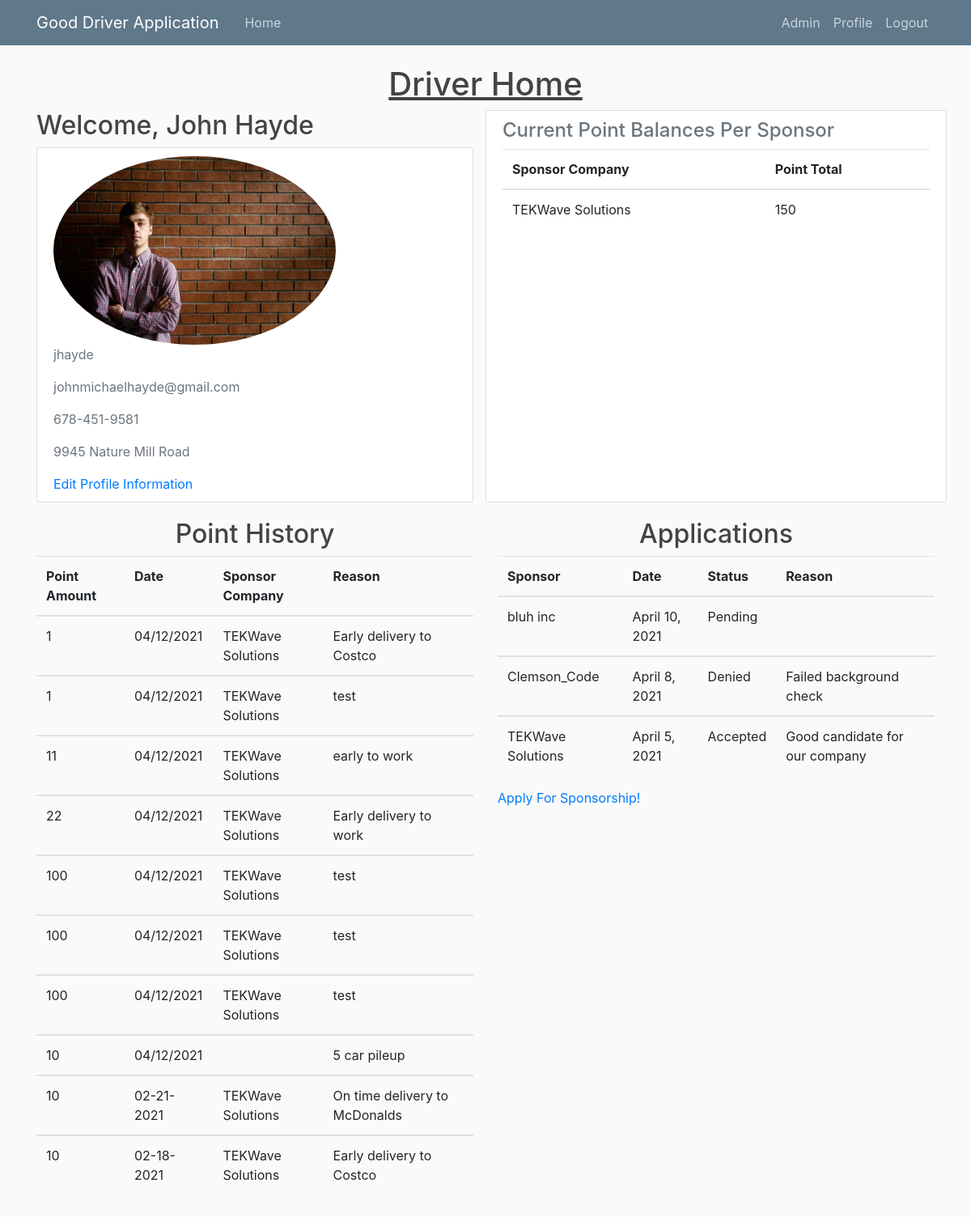
The app's page /driver_home/ (signed in), older data.
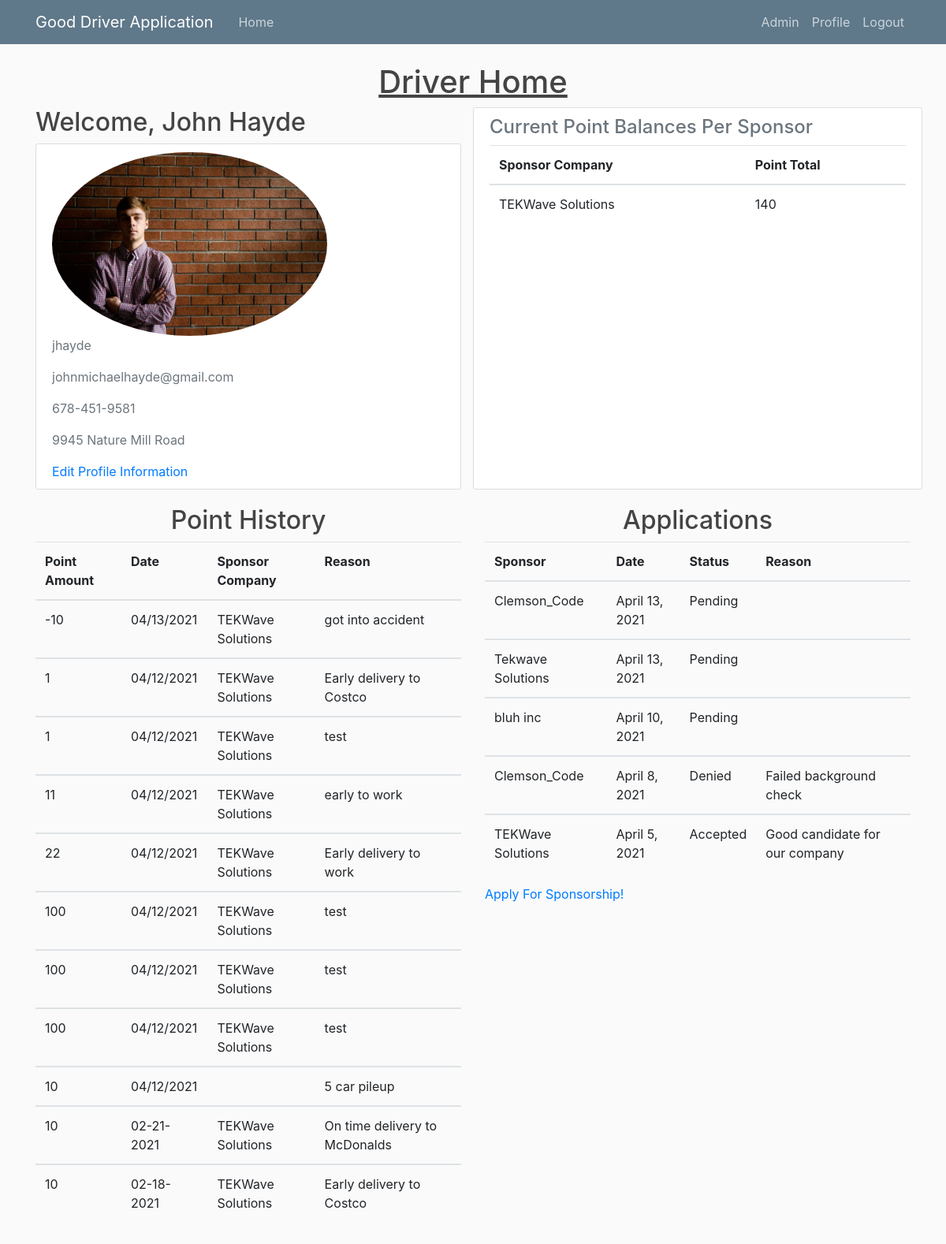
The same page, newer data.
### users/models.py (models this page shows)
class Driver(models.Model):
	username = models.CharField(max_length=30)
	password = models.CharField(max_length=30)
	first_name = models.CharField(max_length=20)
	last_name = models.CharField(max_length=30)
	phone_num = models.CharField(max_length=15)
	email = models.CharField(max_length=30)
	address = models.CharField(max_length=50)
	points = models.IntegerField(default=0)
	point_change_temp = models.IntegerField(default=0)
	sponsor = models.CharField(max_length=50, default = "")
	profile_photo = ResizedImageField(quality=50, default='default.jpg', upload_to='profile_photos')

class Sponsorship(models.Model):
	sponsor_company = models.CharField(max_length=30, default = "")
	driver = models.CharField(max_length=30)
	driver_points = models.IntegerField(default=0)
	price_scalar = models.FloatField(default=1)

class PointHist(models.Model):
	username = models.CharField(max_length=30)
	sponsor_username = models.CharField(max_length=30)
	sponsor_company = models.CharField(max_length=30, default="")
	date = models.CharField(max_length=30)
	points = models.IntegerField(default=0)
	reason = models.CharField(max_length=300)

class Application(models.Model):
	driver = models.CharField(max_length=30)
	sponsor_company = models.CharField(max_length=30, default="")
	date = models.DateField(auto_now_add=True)
	status = models.CharField(max_length=10)
	reason = models.CharField(max_length=300, default="")

### portal/views.py (the view)
# urls.py: path('driver_home/', views.driver_home, name='driver-home'),
def driver_home(request):
	user = request.user
	driver = driverGet(user)
	try:
		point_hist = PointHist.objects.filter(username=user.username)
	except PointHist.DoesNotExist:
		point_hist = None
	try:
		applications = Application.objects.filter(driver=user.username)
	except Application.DoesNotExist:
		applications = None
	try:
		sponsor_list = Sponsorship.objects.filter(driver=user.username)
	except Sponsorship.DoesNotExist:
		sponsor_list = None
	data = {
	'points' : driver.points,
	'point_hist' : point_hist,
	'first_name' : driver.first_name,
	'last_name' : driver.last_name,
	'phone_num' : driver.phone_num,
	'address' : driver.address,
	'profile_photo' : driver.profile_photo.url,
	'applications' : applications,
	'sponsor' : driver.sponsor,
	'sponsor_list' : sponsor_list,
	}
	return render(request, 'portal/driver_home.html', data)

### portal/views.py (called while the page is built)
def driverGet(user):
	gUser = GenericUser.objects.get(username=user.username)
	if(gUser.type == 'Driver'):
		return Driver.objects.get(username=user.username)
	elif(gUser.type == 'Sponsor'):
		return Driver.objects.get(username=Sponsor.objects.get(username=user.username).driver_vicarious)

### portal/templates/portal/driver_home.html
{% extends "portal/base.html" %}
{% load static %}
{% block content %}
	<div class="row">
		<div class="col-md-12 d-flex justify-content-center">
			<h1 style="text-decoration: underline;">Driver Home</h1>
		</div>
	</div>
	<div class="row">
		<div class="col-md-6">
			<h2 class="account-heading">Welcome, {{ first_name }} {{ last_name }}</h2>
			<div class="content-section">
				<div class="media-body">
					<img class="rounded-circle account-img" width="70%" height="auto" src="{{ profile_photo }}">
					<p class="text-secondary">{{ user.username }}</p>
					<p class="text-secondary">{{ user.email }}</p>
					<p class="text-secondary">{{ phone_num }}</p>
					<p class="text-secondary">{{ address }}</p>
					<a href="{% url 'update-info' %}">Edit Profile Information</a>
				</div>
			</div>
		</div>
		<div class="col-md-6 content-section">
			<div class="media-heading">
				<h4 class="text-secondary">Current Point Balances Per Sponsor</h4>
				{% if sponsor_list %}
				<table class="table">
					<tr>
						<th scope="col">Sponsor Company</th>
						<th scope="col">Point Total</th>
					</tr>
					{% for sponsor in sponsor_list %}
						<tbody>
							<tr>
								<td>{{ sponsor.sponsor_company }}</td>
								<td>{{ sponsor.driver_points }}</td>
							</tr>
						</tbody>
					{% endfor %}
				</table>
				{% else %}
					<p>No sponsor point balances to display</p>
				{% endif %}
			</div>
		</div>
	</div>
	<div class="row">
		<div class="col-md-6">
			<h2 class="media-heading d-flex justify-content-center">Point History</h2>
			{% if point_hist %}
				<table class="table">
					<tr>
						<th scope="col">Point Amount</th>
						<th scope="col">Date</th>
						<th scope="col">Sponsor Company</th>
						<th scope="col">Reason</th>
					</tr>
					{% for item in point_hist reversed %}
						<tbody>
							<tr>
								<td>{{ item.points }}</td>
								<td>{{ item.date }}</td>
								<td>{{ item.sponsor_company }}</td>
								<td>{{ item.reason }}</td>
							</tr>
						</tbody>
					{% endfor %}
				</table>
			{% else %}
				<p class="text-secondary">No Point History To Display</p>
			{% endif %}
		</div>
		<div class="col-md-6">
			<h2 class="media-heading d-flex justify-content-center">Applications</h2>
			{% if applications %}
				<table class="table">
					<tr>
						<th scope="col">Sponsor</th>
						<th scope="col">Date</th>
						<th scope="col">Status</th>
						<th scope="col">Reason</th>
					</tr>
					{% for item in applications reversed %}
						<tbody>
							<tr>
								<td>{{ item.sponsor_company }}</td>
								<td>{{ item.date }}</td>
								<td>{{ item.status }}</td>
								<td>{{ item.reason }}</td>
							</tr>
						</tbody>
					{% endfor %}
				</table>
			{% else %}
				<p class="text-secondary">No Applications To Display</p>
			{% endif %}
			<a href="{% url 'apply' %}">Apply For Sponsorship!</a>
		</div>
	</div>
{% endblock content%}

### portal/templates/portal/base.html (shortened to what this page needs)
{% load static %}
<!DOCTYPE html>
<html lang="en" dir="ltr">
	<head>
    <link rel="stylesheet" href="https://stackpath.bootstrapcdn.com/bootstrap/4.3.1/css/bootstrap.min.css">
		<link rel="stylesheet" type="text/css" href="{% static 'portal/main.css' %}">
	</head>
	<body>
		<header class="site-header">
      <nav class="navbar navbar-expand-md navbar-dark bg-steel fixed-top">
        <div class="container">
          <a class="navbar-brand mr-4" href="#">Good Driver Application</a>
          <div class="collapse navbar-collapse" id="navbarToggle">
            <div class="navbar-nav mr-auto">
              <a class="nav-item nav-link" href="{% url 'portal_home' %}">Home</a>
            </div>
            <div class="navbar-nav">
							{% if user.is_authenticated %}
								<a class="nav-item nav-link" href="{% url 'admin-home' %}">Admin</a>
								<a class="nav-item nav-link" href="{% url 'home' %}">Profile</a>
								<a class="nav-item nav-link" href="{% url 'logout' %}">Logout</a>
							{% else %}
							<a class="nav-item nav-link" href="{% url 'login' %}">Login</a>
							{% endif %}
            </div>
          </div>
        </div>
      </nav>
    </header>
		<div class="container">
			{% block content %}{% endblock %}
		</div>
		<footer><br><br></footer>
	</body>
</html>

### portal/static/portal/main.css (style rules this page uses)
body { background: #fafafa; color: #333333; margin-top: 5rem; }
h1, h2, h3, h4, h5, h6 { color: #444444; }
.bg-steel { background-color: #5f788a; }
.site-header .navbar-nav .nav-link { color: #cbd5db; }
.content-section { background: #ffffff; padding: 10px 20px; border: 1px solid #dddddd; border-radius: 3px; margin-bottom: 20px; }

Row changes from the older to the newer data that the page shows:
changed Sponsorship "TEKWave Solutions": driver_points "150" → "140"
added PointHist: points "-10", date "04/13/2021", sponsor_company "TEKWave Solutions", reason "got into accident"
added Application: sponsor_company "Clemson_Code", date "April 13, 2021", status "Pending"
added Application: sponsor_company "Tekwave Solutions", date "April 13, 2021", status "Pending"
